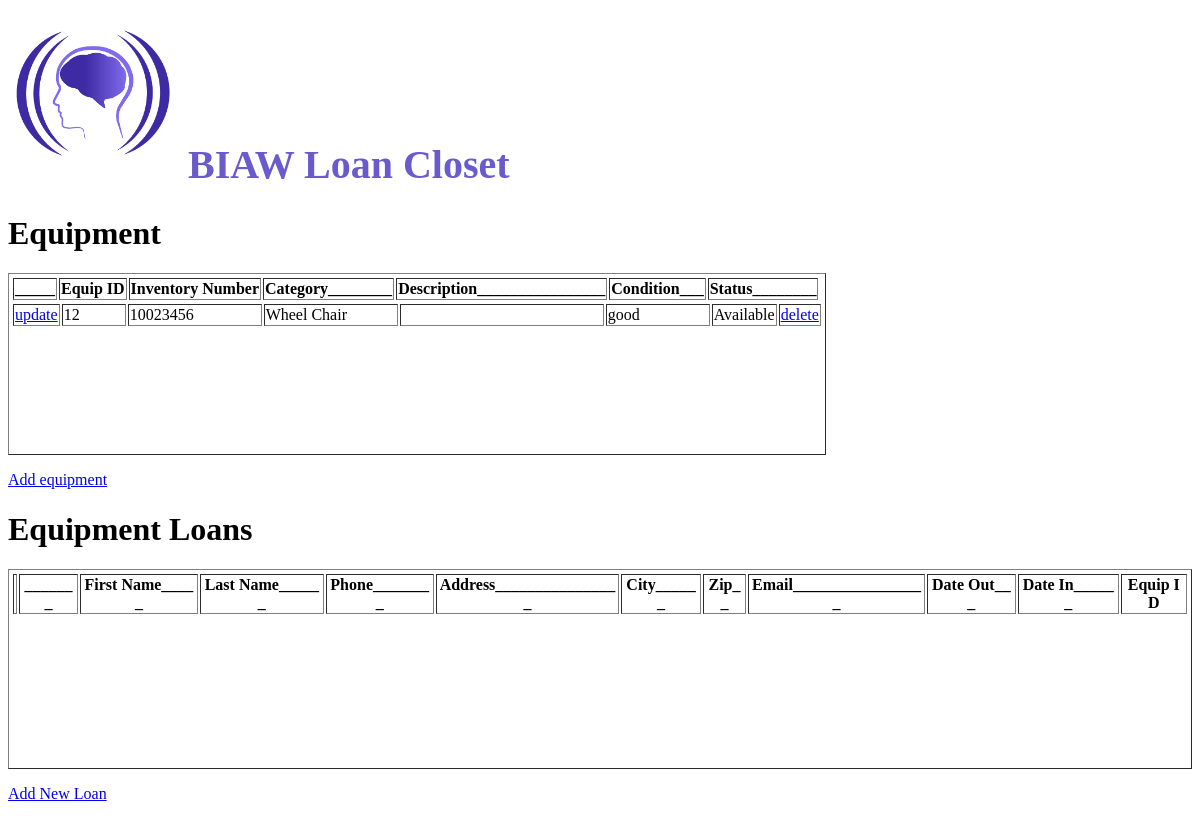
The app's page /, older data.
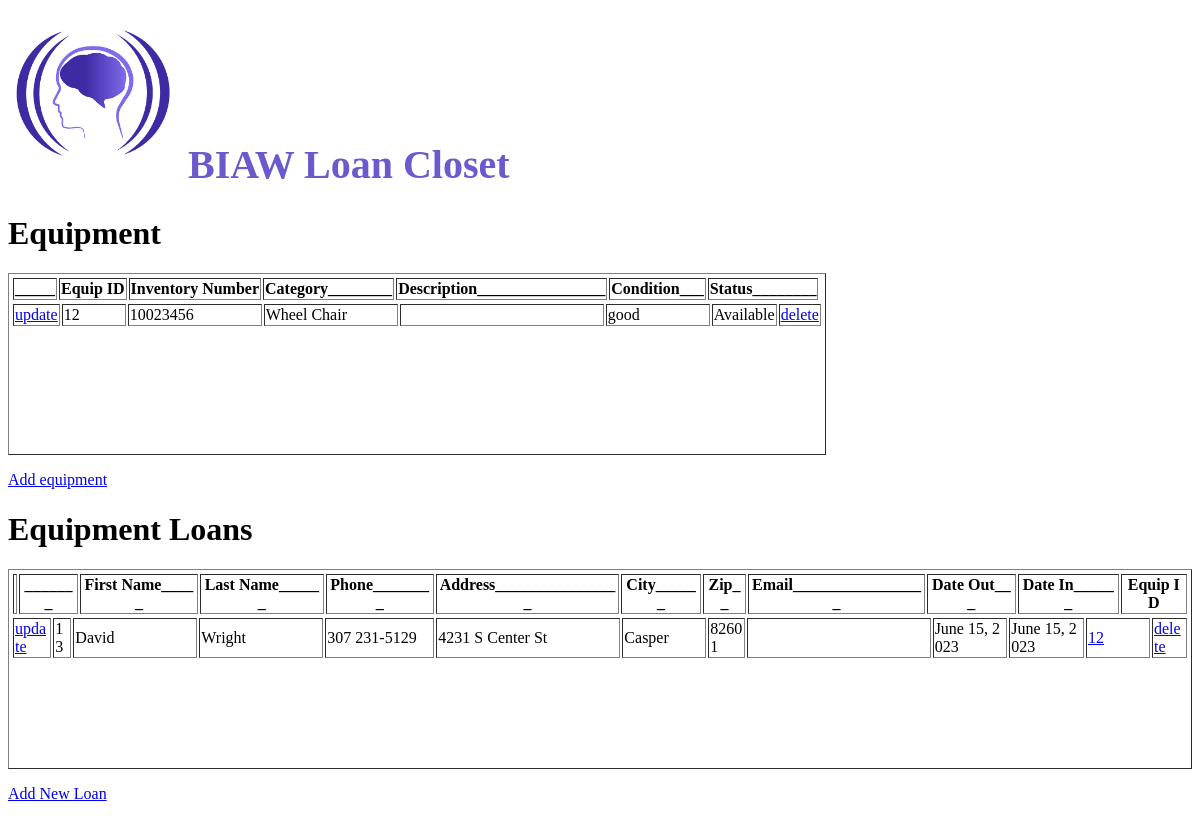
The same page, newer data.
### loans/models.py (models this page shows)
class Equipment(models.Model):
    invnumber = models.IntegerField()
    category = models.CharField(max_length=10)
    description = models.CharField(max_length=225)
    condition = models.CharField(max_length=225)
    checkedout = models.BooleanField()

class Loans(models.Model):
    first_name = models.CharField(max_length=50)
    last_name = models.CharField (max_length=50)
    phone_number = models.CharField(max_length=20)
    address = models.CharField(max_length=50)
    city = models.CharField(max_length=20)
    zip = models.IntegerField()
    email = models.CharField(max_length=50, default="")
    date_out = models.DateField()
    date_in = models.DateField(blank=True, null=True)
    equip_id = models.IntegerField()

### loans/views.py (the view)
# urls.py: 2. Add a URL to urlpatterns:  path('', views.home, name='home')
def home(request):
 items = Equipment.objects.order_by('category').all().values()
 clients = Loans.objects.all().values()
 template = loader.get_template('home.html')
 context = {
   'items': items,
   'clients': clients,
 }
 return HttpResponse(template.render(context, request))

### loans/templates/home.html (shortened to what this page needs)
{% load static %}
<h1 style="color:SlateBlue; font-family: cursive; font-size: 40px; "><img src="{% static 'BIAW_Logo.png' %}" width="170"> BIAW Loan Closet </h1>
<h1>Equipment</h1>
<table class = "fixed_header", border="1">
<thead>
<tr>
   <th>_____</th>
   <th> Equip ID</th>
   <th> Inventory Number </th>
   <th> Category________</th>
   <th> Description________________ </th>
   <th> Condition___ </th>
   <th> Status________ </th>
</tr>
</thead>
<tbody>
{% for x in items %}
<tr>
   <td><a href="update/{{ x.id }}">update</a></td>
   <td style = "width: 60px">{{ x.id }}</td>
   <td style = "width: 130px">{{ x.invnumber }}</td>
   <td style = "width: 130px">{{ x.category }}</td>
   <td style = "width: 200px">{{ x.description }}</td>
   <td style = "width: 100px">{{ x.condition }}</td>
   {%if x.checkedout%}
      <td><a href="display_client/{{ x.id }}">{{'Checked Out'}}</a></td>
   {%else%}
      <td>{{ "Available" }}</td>
   {%endif%}
   <td><a href="del_equip/{{ x.id }}">delete</a></td>
</tr>
{% endfor %}
</tbody>
</table>
<p>
   <a href="add/">Add equipment</a>
   </p>
<h1>Equipment Loans</h1>
<table class = "fixed_header", border="1">
<thead>
<tr>
   <th></th>
   <th>_______</th>
   <th> First Name_____ </th>
   <th> Last Name______ </th>
   <th> Phone________ </th>
   <th> Address________________ </th>
   <th> City______ </th>
   <th> Zip__ </th>
   <th> Email_________________</th>
   <th> Date Out___ </th>
   <th> Date In______ </th>
   <th> Equip ID </th>
</tr>
</thead>
<tbody>
{% for x in clients %}
<tr>
   <td><a href="update_loan/{{ x.id }}">update</a></td>
   <td>{{ x.id }}</td>
   <td style = "width: 120px">{{ x.first_name }}</td>
   <td style = "width: 120px">{{ x.last_name }}</td>
   <td style = "width: 105px">{{ x.phone_number }}</td>
   <td style = "width: 180px">{{ x.address }}</td>
   <td style = "width: 80px">{{ x.city }}</td>
   <td>{{ x.zip }}</td>
   <td style = "width: 180px">{{x.email }}</td>
   <td>{{ x.date_out }}</td>
   {%if x.date_in is not None%}
      <td>{{ x.date_in }}</td>
   {%else%}
      <td>{{"Checked Out"}}
   {%endif%}
   <td style = "width: 60px"><a href="display_loan/{{ x.equip_id }}">{{x.equip_id}}</a></td>
   <td><a href="del_client/{{ x.id }}">delete</a></td>
</tr>
{% endfor %}
</tbody>
</table>
<p>
   <a href="add_loan/">Add New Loan</a>
   </p>

Row changes from the older to the newer data that the page shows:
added Loans: id "13", first_name "David", last_name "Wright", phone_number "307 231-5129", address "4231 S Center St", city "Casper", zip "82601", date_out "June 15, 2023", date_in "June 15, 2023", equip_id "12"
